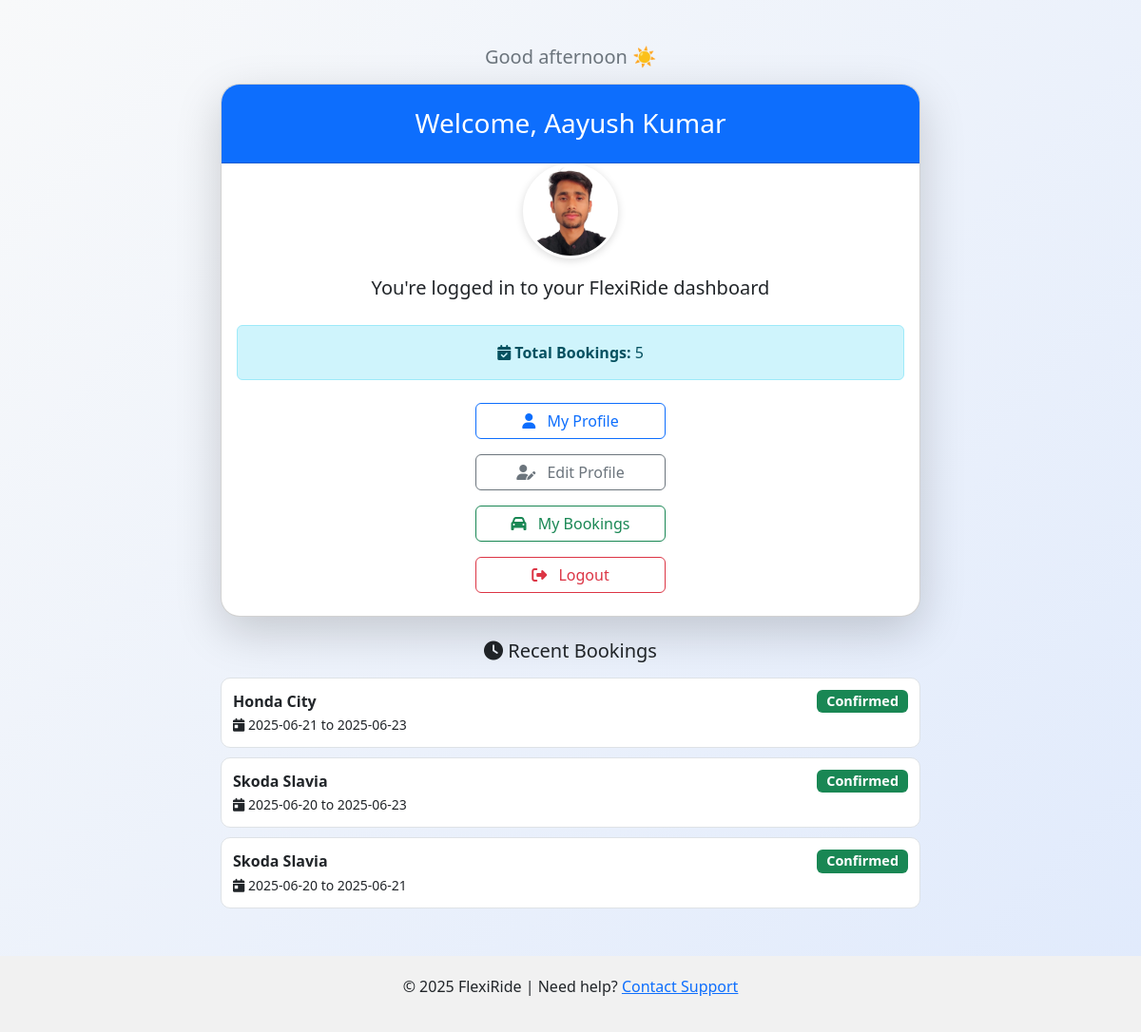
/user/dashboard.php (signed in), run on the app's committed database.
### tables this page shows
CREATE TABLE `users` (
  `id` int(11) NOT NULL,
  `name` varchar(100) DEFAULT NULL,
  `email` varchar(100) DEFAULT NULL,
  `phone` varchar(15) DEFAULT NULL,
  `password` varchar(255) NOT NULL,
  `profile_picture` varchar(255) DEFAULT NULL
);

CREATE TABLE `bookings` (
  `id` int(11) NOT NULL,
  `user_id` int(11) DEFAULT NULL,
  `vehicle_id` int(11) DEFAULT NULL,
  `start_date` date DEFAULT NULL,
  `end_date` date DEFAULT NULL,
  `total_price` decimal(10,2) DEFAULT NULL,
  `status` enum('Pending','Confirmed','Cancelled') DEFAULT 'Pending',
  `pickup_location` varchar(255) DEFAULT NULL,
  `extra_helmet` tinyint(1) DEFAULT 0,
  `driver_option` enum('Self-drive','With driver') NOT NULL DEFAULT 'Self-drive',
  `pickup_time` varchar(10) DEFAULT NULL,
  `driver_fee` decimal(10,2) DEFAULT 0.00,
  `created_at` datetime DEFAULT current_timestamp()
);

CREATE TABLE `vehicles` (
  `id` int(11) NOT NULL,
  `name` varchar(100) NOT NULL,
  `category` enum('car','bike') NOT NULL,
  `subcategory` varchar(50) DEFAULT NULL,
  `price_per_day` decimal(10,2) DEFAULT NULL,
  `description` text DEFAULT NULL,
  `image_path` varchar(255) DEFAULT NULL,
  `features` text DEFAULT NULL,
  `key_specifications` text DEFAULT NULL
);

### user/dashboard.php (the view, shortened to what this page needs)
<?php
require '../db.php';
$user_id = $_SESSION['user_id'];
$user_stmt = $conn->prepare("SELECT name, profile_picture FROM users WHERE id = ?");
$user_stmt->bind_param("i", $user_id);
$user_stmt->execute();
$user_result = $user_stmt->get_result();
$user = $user_result->fetch_assoc();
$profile_img = !empty($user['profile_picture']) ? "../uploads/" . $user['profile_picture'] : "../uploads/default_user.png";
$sql = "SELECT b.*, v.name AS vehicle_name
        FROM bookings b
        JOIN vehicles v ON b.vehicle_id = v.id
        WHERE b.user_id = ?
        ORDER BY b.start_date DESC";
$stmt = $conn->prepare($sql);
$stmt->bind_param("i", $user_id);
$stmt->execute();
$result = $stmt->get_result();
$total_bookings = $result->num_rows;
$recent_stmt = $conn->prepare("SELECT b.*, v.name AS vehicle_name
        FROM bookings b
        JOIN vehicles v ON b.vehicle_id = v.id
        WHERE b.user_id = ?
        ORDER BY b.start_date DESC
        LIMIT 3");
$recent_stmt->bind_param("i", $user_id);
$recent_stmt->execute();
$recent_result = $recent_stmt->get_result();
?>
<!DOCTYPE html>
<html lang="en">
<head>
    <link href="https://cdn.jsdelivr.net/npm/bootstrap@5.3.6/dist/css/bootstrap.min.css" rel="stylesheet">
    <link rel="stylesheet" href="https://cdnjs.cloudflare.com/ajax/libs/font-awesome/6.5.0/css/all.min.css">
</head>
<body>
<div class="container mt-5">
    <div class="text-center mb-3">
        <h5 id="greeting" class="text-secondary"></h5>
    </div>
    <div class="row justify-content-center">
        <div class="col-md-8">
            <div class="card dashboard-card shadow-lg text-center">
                <div class="card-header bg-primary text-white py-4 position-relative">
                    <h3 class="mb-0">Welcome, <?= htmlspecialchars($user['name']) ?></h3>
                </div>
                <img src="<?= $profile_img ?>" class="profile-img mx-auto mt-0" alt="Profile Image">
                <div class="card-body">
                    <p class="lead mb-4">You're logged in to your FlexiRide dashboard</p>
                    <div class="alert alert-info">
                        <strong><i class="fas fa-calendar-check"></i> Total Bookings:</strong> <?= $total_bookings ?>
                    </div>
                    <a href="myprofile.php" class="btn btn-outline-primary btn-custom">
                        <i class="fas fa-user"></i> My Profile
                    </a><br>
                    <a href="edit_profile.php" class="btn btn-outline-secondary btn-custom">
                        <i class="fas fa-user-edit"></i> Edit Profile
                    </a><br>
                    <a href="mybookings.php" class="btn btn-outline-success btn-custom">
                        <i class="fas fa-car"></i> My Bookings
                    </a><br>
                    <a href="logout.php" class="btn btn-outline-danger btn-custom">
                        <i class="fas fa-sign-out-alt"></i> Logout
                    </a>
                </div>
            </div>
            <div class="mt-4">
                <h5 class="text-center mb-3"><i class="fas fa-clock"></i> Recent Bookings</h5>
                <?php if ($recent_result->num_rows > 0): ?>
                    <?php while ($row = $recent_result->fetch_assoc()): ?>
                        <div class="booking-card">
                            <div class="d-flex justify-content-between">
                                <strong><?= htmlspecialchars($row['vehicle_name']) ?></strong>
                                <?php
                                    $status = strtolower($row['status']);
                                    $badge = 'secondary';
                                    if ($status === 'confirmed') $badge = 'success';
                                    elseif ($status === 'pending') $badge = 'warning';
                                    elseif ($status === 'rejected') $badge = 'danger';
                                ?>
                                <span class="badge bg-<?= $badge ?> badge-status text-capitalize"><?= $status ?></span>
                            </div>
                            <small><i class="fas fa-calendar-day"></i> <?= htmlspecialchars($row['start_date']) ?> to <?= htmlspecialchars($row['end_date']) ?></small>
                        </div>
                    <?php endwhile; ?>
                <?php else: ?>
                    <div class="text-center text-muted">No recent bookings found.</div>
                <?php endif; ?>
            </div>
        </div>
    </div>
</div>
<footer>
    <p>&copy; <?= date('Y') ?> FlexiRide | Need help? <a href="contact.php">Contact Support</a></p>
</footer>
</body>
</html>

### user/dashboard.php (style rules this page uses)
body { background: linear-gradient(135deg, #f8f9fa, #e0eafc); min-height: 100vh; font-family: 'Segoe UI', sans-serif; }
.dashboard-card { border-radius: 20px; overflow: hidden; }
.btn-custom { min-width: 200px; margin: 8px 0; }
.btn-custom i { margin-right: 8px; }
.profile-img { width: 100px; height: 100px; object-fit: cover; border-radius: 50%; border: 3px solid #fff; box-shadow: 0 2px 8px rgba(0,0,0,0.15); margin-top: -60px; background-color: white; }
.badge-status { font-size: 0.9rem; padding: 5px 10px; }
.booking-card { border: 1px solid #dee2e6; border-radius: 10px; padding: 12px; margin-bottom: 10px; background-color: #ffffff; }
footer { text-align: center; padding: 20px; margin-top: 40px; background-color: #f1f1f1; }

### data on the page
users: name "Aayush Kumar", profile_picture (picture)
bookings: vehicle.name "Honda City", status "Confirmed", start_date "2025-06-21", end_date "2025-06-23"
bookings: vehicle.name "Skoda Slavia", status "Confirmed", start_date "2025-06-20", end_date "2025-06-23"
bookings: vehicle.name "Skoda Slavia", status "Confirmed", start_date "2025-06-20", end_date "2025-06-21"

### other printed values
$total_bookings "5"
